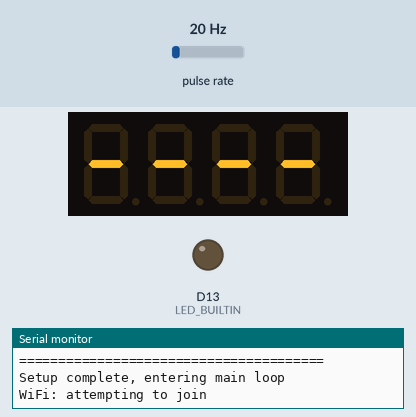
This sketch was run on a simulated Arduino Nano 33 IoT. Parts: 4-digit seven-segment display, output pins drawn as LEDs (lit = HIGH), the last lines printed to the serial monitor. Wiring (inferred from the names in the program): pulse sensor: data D4. Dashed ring = blinking. The inputs (shaded band) are chosen by the test bench; at power-on: pulse rate 20 Hz. WiFi joins after 1.5 s; servers stay silent unless stated; no MQTT or app messages arrive unless stated; not simulated (calls return 0 or success): arduino_secrets.h.

Above: at 1.2 s.
1.3 s: pulse rate (sensor on D4) set to 4 Hz
At 2.3 s:
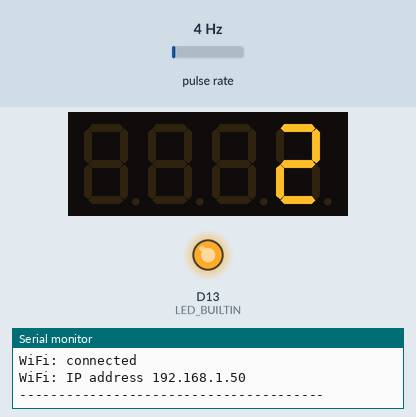
4.0 s: pulse rate (sensor on D4) set to 50 Hz
At 5.2 s:
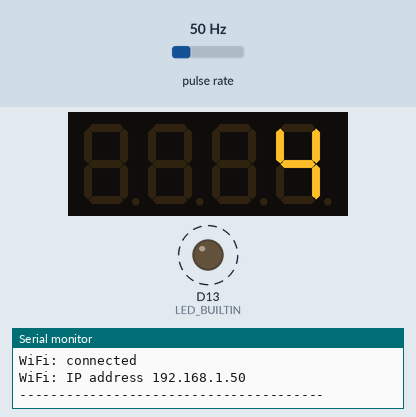
6.2 s: pulse rate (sensor on D4) set to 100 Hz
At 10.4 s:
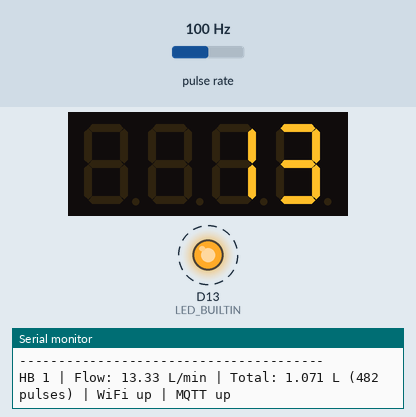
Timing chart, 0 to 14.6 s (numbered marks = the images above; inputs shaded):
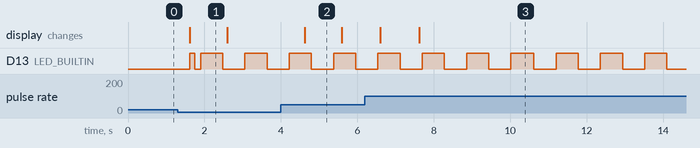

The sketch:

FlowSense.ino
```cpp
// FlowSense
// Measures irrigation water flow with a YF-S201 Hall-effect flow sensor,
// shows live rate and cumulative volume on a TM1637 4-digit display and
// publishes readings to the MUTHUR MQTT broker.
// Alexander Kuesel

#include <SPI.h>
#include <WiFiNINA.h>
#include <PubSubClient.h>
#include <TM1637Display.h>
#include <math.h>
#include "arduino_secrets.h"

// ------------------*****---------------------
// I/O mapping area
// YF-S201 pulse output. The sensor runs on 5V and its output swings to
// 5V, which the Nano 33 IoT's pins are NOT tolerant of - the signal must
// come in through a level shifter or a divider (see README). D4 is PA07
// on the SAMD21, which owns its own EXTINT channel, so the pin-change
// interrupt below never collides with anything else on the board.
#define FLOWPIN 4

// TM1637 4-digit display, same wiring as the other sketches in this repo
// so a display can be moved between stations without rewiring. Bit-banged,
// so any two digital pins work; D2/D3 keep it clear of the flow input and
// of the broken-out hardware SPI pins.
#define DISPCLK 2  // CLK
#define DISPDIO 3  // DIO

TM1637Display display(DISPCLK, DISPDIO);

// "----" - shown while there is no valid reading to display.
const uint8_t SEG_DASHES[] = {SEG_G, SEG_G, SEG_G, SEG_G};

// ------------------*****---------------------
// Sensor calibration area
// The YF-S201's published characteristic is F = 7.5 * Q, with F in Hz and
// Q in L/min, which works out to 450 pulses per litre. Individual units
// drift a few percent from that, so this is the one number to trim after
// running a measured volume through the meter (see README > Calibration).
const float pulsesPerLitre = 450.0f;

// Shortest interval between two pulses that is treated as real. At the
// sensor's 30 L/min ceiling the pulse train is 225Hz (~4.4ms period), so a
// 1ms floor leaves better than 4x headroom while still rejecting the
// contact bounce and EMI spikes that a long run of unshielded cable next
// to a pump will pick up.
const unsigned long minPulseIntervalUs = 1000;

// ------------------*****---------------------
// WiFi setup area
char ssid[] = SECRET_SSID;
char pass[] = SECRET_PASS;
const char* server = "192.168.5.110"; // MQTT server (Raspberry Pi)

// ------------------*****---------------------
// MQTT Topic definition area
const char RATE_topic[]   = "MUTHUR/NDATA/FLOW/RATE_LPM";
const char TOTAL_topic[]  = "MUTHUR/NDATA/FLOW/TOTAL_L";
const char PULSES_topic[] = "MUTHUR/NDATA/FLOW/PULSES";
const char HOURLY_topic[] = "MUTHUR/NDATA/FLOW/HOURLY_L";
const char STATUS_topic[] = "MUTHUR/DIAG/FLOW/STATUS";
const char HB_topic[]     = "MUTHUR/DIAG/FLOW/HB";
// ------------------*****---------------------

const unsigned long sampleInterval  = 1000;   // recompute the flow rate every 1s
const unsigned long publishInterval = 10000;  // publish readings every 10s
const unsigned long diagInterval    = 30000;  // publish diagnostics every 30s

// Length of one totalising bucket. These are rolling hours since boot,
// not wall-clock hours - nothing here is time-synced, so "the last hour"
// means the last 3600 seconds of uptime.
const unsigned long hourInterval    = 3600000UL;

// Retry pacing. Nothing in this sketch retries in a tight loop: every
// reconnect attempt is spaced out so loop() always keeps turning over.
const unsigned long wifiRetryInterval  = 15000;  // between WiFi join attempts
const unsigned long mqttRetryInterval  = 5000;   // between MQTT connect attempts
const unsigned long rssiPollInterval   = 2000;   // how often to ask NINA for RSSI
const unsigned long linkPollInterval   = 500;    // how often to ask NINA for link status

// How long to wait for a host to open the USB serial port before giving up
// and running headless. Must be bounded - a bare `while (!Serial);` would
// hang the board forever whenever it is powered from a USB charger.
const unsigned long serialWaitTimeout  = 5000;

// Cap on how long WiFi.begin() may block internally. The WiFiNINA default
// is 60s, which makes the board feel dead for a full minute per attempt.
const unsigned long wifiConnectTimeout = 15000;

// PubSubClient's default buffer is 256 bytes for the whole packet, topic
// and header included. The diagnostics JSON below is the biggest thing
// this sketch publishes and it has grown; overflow is silent, so buy the
// headroom rather than sail close to the limit.
const uint16_t mqttBufferSize = 512;

unsigned long previousSampleMillis = 0;
unsigned long previousPublishMillis = 0;
unsigned long previousDiagMillis = 0;
unsigned long previousMillisLED = 0;

// Hourly bucket. Litres in the bucket are derived from the pulse counter
// at its two ends rather than accumulated as floats, for the same reason
// the lifetime total is: integers do not drift.
unsigned long hourStartMillis = 0;
unsigned long hourStartPulses = 0;
float lastHourLitres = 0.0f;
unsigned long lastWiFiAttempt = 0;
unsigned long lastMqttAttempt = 0;
unsigned long lastRssiPoll = 0;
unsigned long lastLinkPoll = 0;

// Cached link state. Every WiFi.status() call is an SPI round-trip to the
// NINA module, so it is polled on an interval and the result reused for the
// rest of the pass rather than re-queried at each decision point.
uint8_t lastWiFiStatus = WL_IDLE_STATUS;
bool linkUp = false;
bool linkPolled = false;

bool wifiAttempted = false;
bool mqttAttempted = false;
bool wifiWasUp = false;

// Written by the ISR, read by loop(). Both must be volatile or the
// compiler is entitled to cache them in a register across the whole loop.
volatile unsigned long pulseCount = 0;
volatile unsigned long lastPulseMicros = 0;

// Snapshot of pulseCount at the end of the previous sample window. The ISR
// counter is never reset - a reset races with the interrupt and silently
// drops whatever arrives in between - so volume is accumulated from the
// difference between successive snapshots instead.
unsigned long lastPulseSnapshot = 0;

// Authoritative volume, kept as an integer pulse count and converted to
// litres only at the point of use, so no rounding error accumulates.
// Wraps after ~4.29e9 pulses, which is ~9.5 million litres.
unsigned long totalPulses = 0;

float flowRateLpm = 0.0f;
bool haveSample = false;   // false until the first full sample window closes

// The TM1637 is bit-banged at ~1ms per full four-digit write, and its
// contents only change when a sample window closes or the page flips.
// Redrawing on every display tick regardless would be four times the bus
// traffic for the same digits, so the write is gated on this instead.
bool displayDirty = true;
unsigned long heartBeat = 0;
long cachedRssi = 0;

int ledState = LOW;

WiFiClient wifiClient;
PubSubClient client(wifiClient);

// ------------------*****---------------------
// Pulse capture. Kept to the bare minimum: one micros() call, a compare
// and two stores. Anything heavier here would be running at up to 225Hz
// while the network code is mid-SPI-transaction with the NINA module.
void pulseISR() {
  unsigned long now = micros();
  if (now - lastPulseMicros < minPulseIntervalUs) {
    return; // bounce or pickup, not a real blade pass
  }
  lastPulseMicros = now;
  pulseCount++;
}

void callback(char* topic, byte* payload, unsigned int length) {
  Serial.print("Message arrived [");
  Serial.print(topic);
  Serial.print("] ");
  for (unsigned int i = 0; i < length; i++) {
    Serial.print((char)payload[i]);
  }
  Serial.println();
}

// ------------------*****---------------------
// Connectivity. Both helpers return quickly and are safe to call every
// loop(); neither one ever blocks indefinitely.

bool wifiUp() {
  return linkUp;
}

void pollLink(bool force) {
  unsigned long now = millis();
  if (!force && linkPolled && (now - lastLinkPoll < linkPollInterval)) {
    return;
  }
  linkPolled = true;
  lastLinkPoll = now;
  lastWiFiStatus = WiFi.status();
  linkUp = (lastWiFiStatus == WL_CONNECTED);
}

void maintainWiFi() {
  if (wifiUp()) {
    if (!wifiWasUp) {
      wifiWasUp = true;
      Serial.println("WiFi: connected");
      Serial.print("WiFi: IP address ");
      Serial.println(WiFi.localIP());
      Serial.println("---------------------------------------");
    }
    return;
  }

  if (wifiWasUp) {
    wifiWasUp = false;
    Serial.println("WiFi: link lost, will retry");
  }

  unsigned long now = millis();
  if (wifiAttempted && (now - lastWiFiAttempt < wifiRetryInterval)) {
    return;
  }
  wifiAttempted = true;
  lastWiFiAttempt = now;

  // No module is a wiring/hardware fault, not a reason to halt the CPU.
  // Report it and keep looping so the meter keeps totalising and the USB
  // serial port stays serviceable.
  if (lastWiFiStatus == WL_NO_MODULE) {
    Serial.println("WiFi: NINA module not responding - check board selection");
    return;
  }

  Serial.print("WiFi: attempting to join ");
  Serial.println(ssid);
  WiFi.begin(ssid, pass);

  // begin() blocks until it succeeds or times out, so the cached status is
  // stale by definition here - refresh it immediately.
  pollLink(true);
}

// Returns the current MQTT connection state, so the caller gets it without
// a second connected() call.
bool maintainMqtt() {
  if (!wifiUp()) {
    return false;
  }
  if (client.connected()) {
    return true;
  }

  unsigned long now = millis();
  if (mqttAttempted && (now - lastMqttAttempt < mqttRetryInterval)) {
    return false;
  }
  mqttAttempted = true;
  lastMqttAttempt = now;

  Serial.print("MQTT: connecting to ");
  Serial.print(server);
  Serial.print(" ... ");
  if (client.connect("FlowSenseClient")) {
    Serial.println("connected");
    return true;
  }

  Serial.print("failed, rc=");
  Serial.println(client.state());
  return false;
}

// ------------------*****---------------------

float totalLitres() {
  return (float)totalPulses / pulsesPerLitre;
}

// Litres so far in the hour currently being filled.
float hourLitres() {
  return (float)(totalPulses - hourStartPulses) / pulsesPerLitre;
}

void setup() {
  Serial.begin(9600);

  // Give a host a few seconds to attach. The Nano 33 IoT's USB serial is
  // native CDC: opening the Serial Monitor does NOT reset the board, so
  // anything printed before the port is open is lost. Bounded so the
  // board still runs standalone on a battery or wall wart.
  unsigned long serialWaitStart = millis();
  while (!Serial && (millis() - serialWaitStart < serialWaitTimeout)) {
    ; // wait for the host, but not forever
  }

  Serial.println();
  Serial.println("=======================================");
  Serial.println("FlowSense booting");
  Serial.println("=======================================");

  pinMode(LED_BUILTIN, OUTPUT);
  digitalWrite(LED_BUILTIN, LOW);

  // Plain INPUT, not INPUT_PULLUP. The external pull-up and the divider
  // (or the level shifter) already define both levels; adding the SAMD21's
  // internal ~40k pull-up to 3V3 on top of them only lifts the low level
  // towards the input threshold.
  pinMode(FLOWPIN, INPUT);

  // The YF-S201 output idles high and is pulled low once per blade pass,
  // so the falling edge is the one to count.
  attachInterrupt(digitalPinToInterrupt(FLOWPIN), pulseISR, FALLING);

  // Dashes until the first sample window closes, so a wired-up display is
  // visibly alive from boot rather than looking dead for the first second.
  display.setBrightness(2);
  display.setSegments(SEG_DASHES);

  WiFi.setTimeout(wifiConnectTimeout);

  client.setServer(server, 1883);
  client.setCallback(callback);
  client.setBufferSize(mqttBufferSize);

  previousSampleMillis = millis();
  hourStartMillis = previousSampleMillis;

  Serial.println("Setup complete, entering main loop");
}

void loop() {
  unsigned long currentMillis = millis();

  pollLink(false);
  maintainWiFi();

  // One connected() check per pass, reused below for the same reason as
  // the link status above.
  bool mqttUp = maintainMqtt();

  // Cache RSSI rather than calling WiFi.RSSI() inline. Each call is a full
  // SPI round-trip to the NINA module.
  if (currentMillis - lastRssiPoll >= rssiPollInterval) {
    lastRssiPoll = currentMillis;
    cachedRssi = wifiUp() ? WiFi.RSSI() : 0;
  }

  // Close off a sample window and turn the pulses it caught into a rate.
  if (currentMillis - previousSampleMillis >= sampleInterval) {
    unsigned long elapsedMs = currentMillis - previousSampleMillis;
    previousSampleMillis = currentMillis;

    // A 32-bit load is a single instruction on the Cortex-M0+, but the
    // guard costs a couple of cycles and keeps the intent explicit.
    noInterrupts();
    unsigned long snapshot = pulseCount;
    interrupts();

    // Unsigned subtraction, so this stays correct across the counter's
    // eventual wrap.
    unsigned long deltaPulses = snapshot - lastPulseSnapshot;
    lastPulseSnapshot = snapshot;
    totalPulses += deltaPulses;

    // pulses/litre * litres/min = pulses/min, so scale the window's pulse
    // count up to a minute and divide out the calibration constant.
    flowRateLpm = ((float)deltaPulses * 60000.0f) / (pulsesPerLitre * (float)elapsedMs);
    haveSample = true;
    displayDirty = true;
  }

  // Local readout. Independent of WiFi and MQTT on purpose: the meter sits
  // out at the tap, and the numbers should be readable standing over it
  // whether or not the network or the broker is up. The two pages take
  // turns; the colon tells them apart (see README > Display).
  // The readout only changes when a sample window closes, so the write is
  // gated on that rather than issued on a timer.
  if (displayDirty) {
    displayDirty = false;

    if (!haveSample) {
      display.setSegments(SEG_DASHES);
    } else {
      // Whole litres per minute, right-aligned, no colon.
      //
      // The module's only punctuation is a single centre colon, and an
      // earlier version lit it as a stand-in decimal point ("07:50" for
      // 7.50 L/min). Nobody reads it that way - it looks like a clock - so
      // the rate is now shown as a plain whole number instead of being
      // dressed up with a separator the hardware cannot really provide.
      // Resolution to the litre is enough here: the matrix and the hourly
      // MQTT series are what this station trends on, not the instant.
      long lpm = lroundf(flowRateLpm);
      if (lpm < 0)    lpm = 0;
      if (lpm > 9999) lpm = 9999;
      display.showNumberDec((int)lpm);
    }
  }

  // Close off an hour and publish it. This is the series to trend on:
  // one authoritative figure per hour, derived from the pulse counter at
  // the bucket's two ends so it cannot drift.
  if (currentMillis - hourStartMillis >= hourInterval) {
    // Advance by exactly one interval rather than snapping to now, so the
    // bucket boundaries do not creep later every hour.
    hourStartMillis += hourInterval;
    lastHourLitres = hourLitres();
    hourStartPulses = totalPulses;

    char hourChar[16];
    snprintf(hourChar, sizeof(hourChar), "%.3f", lastHourLitres);
    if (mqttUp) {
      client.publish(HOURLY_topic, hourChar);
    }
    Serial.print("Hour closed: ");
    Serial.print(hourChar);
    Serial.println(" L");
  }

  // Publish readings. This block runs whether or not the network is up so
  // that the serial log always shows the board is alive and metering.
  if (currentMillis - previousPublishMillis >= publishInterval) {
    previousPublishMillis = currentMillis;
    heartBeat++;

    char rateChar[16];
    char totalChar[16];
    char pulsesChar[16];
    char hbChar[16];

    snprintf(rateChar, sizeof(rateChar), "%.2f", flowRateLpm);
    snprintf(totalChar, sizeof(totalChar), "%.3f", totalLitres());
    snprintf(pulsesChar, sizeof(pulsesChar), "%lu", totalPulses);
    snprintf(hbChar, sizeof(hbChar), "%lu", heartBeat);

    if (mqttUp) {
      if (haveSample) {
        client.publish(RATE_topic, rateChar);
      }
      client.publish(TOTAL_topic, totalChar);
      client.publish(PULSES_topic, pulsesChar);
      client.publish(HB_topic, hbChar);
    }

    Serial.print("HB ");
    Serial.print(hbChar);
    Serial.print(" | Flow: ");
    Serial.print(rateChar);
    Serial.print(" L/min | Total: ");
    Serial.print(totalChar);
    Serial.print(" L (");
    Serial.print(pulsesChar);
    Serial.print(" pulses) | WiFi ");
    Serial.print(wifiUp() ? "up" : "DOWN");
    Serial.print(" | MQTT ");
    Serial.println(mqttUp ? "up" : "DOWN");
  }

  // Publish diagnostics (JSON). Built with snprintf rather than String
  // concatenation - this runs every 30s for weeks at a time, and repeated
  // String reallocation fragments the SAMD21's 32KB heap.
  if (currentMillis - previousDiagMillis >= diagInterval) {
    previousDiagMillis = currentMillis;

    char statusMessage[256];
    snprintf(statusMessage, sizeof(statusMessage),
             "{\"device\": \"Arduino Nano 33 IoT\","
             "\"rssi\": %ld,"
             "\"uptime\": %lu,"
             "\"rate_lpm\": %.2f,"
             "\"total_l\": %.3f,"
             "\"hour_l\": %.3f,"
             "\"last_hour_l\": %.3f,"
             "\"pulses\": %lu}",
             cachedRssi,
             currentMillis / 1000,
             flowRateLpm,
             totalLitres(),
             hourLitres(),
             lastHourLitres,
             totalPulses);

    if (mqttUp) {
      client.publish(STATUS_topic, statusMessage);
    }
    Serial.print("Diagnostic data: ");
    Serial.println(statusMessage);
  }

  // Heartbeat LED. Blink rate doubles as an at-a-glance link indicator
  // when no serial monitor is attached:
  //   slow, RSSI-scaled blink = WiFi associated
  //   fast 150ms blink        = WiFi down
  unsigned long ledInterval;
  if (wifiUp() && cachedRssi < 0) {
    ledInterval = (unsigned long)(-cachedRssi) * 10;
    if (ledInterval < 300)  ledInterval = 300;
    if (ledInterval > 2000) ledInterval = 2000;
  } else {
    ledInterval = 150;
  }

  if (currentMillis - previousMillisLED >= ledInterval) {
    previousMillisLED = currentMillis;
    ledState = (ledState == LOW) ? HIGH : LOW;
    digitalWrite(LED_BUILTIN, ledState);
  }

  if (mqttUp) {
    client.loop();
  }
}
```

Measured:
- after the input at 1.3 s, the display: changes after 0.32 s (image 1)
- after the input at 4.0 s, the display: changes after 0.62 s (image 2)
- after the input at 6.2 s, the display: first changes after 0.40 s (image 3 shows a later state)
- by itself, D13 (LED_BUILTIN): alternates HIGH for 0.58 s and LOW for 0.58 s
- what the display in image 1 shows lasts 1.0 s, from 1.6 s to 2.6 s
